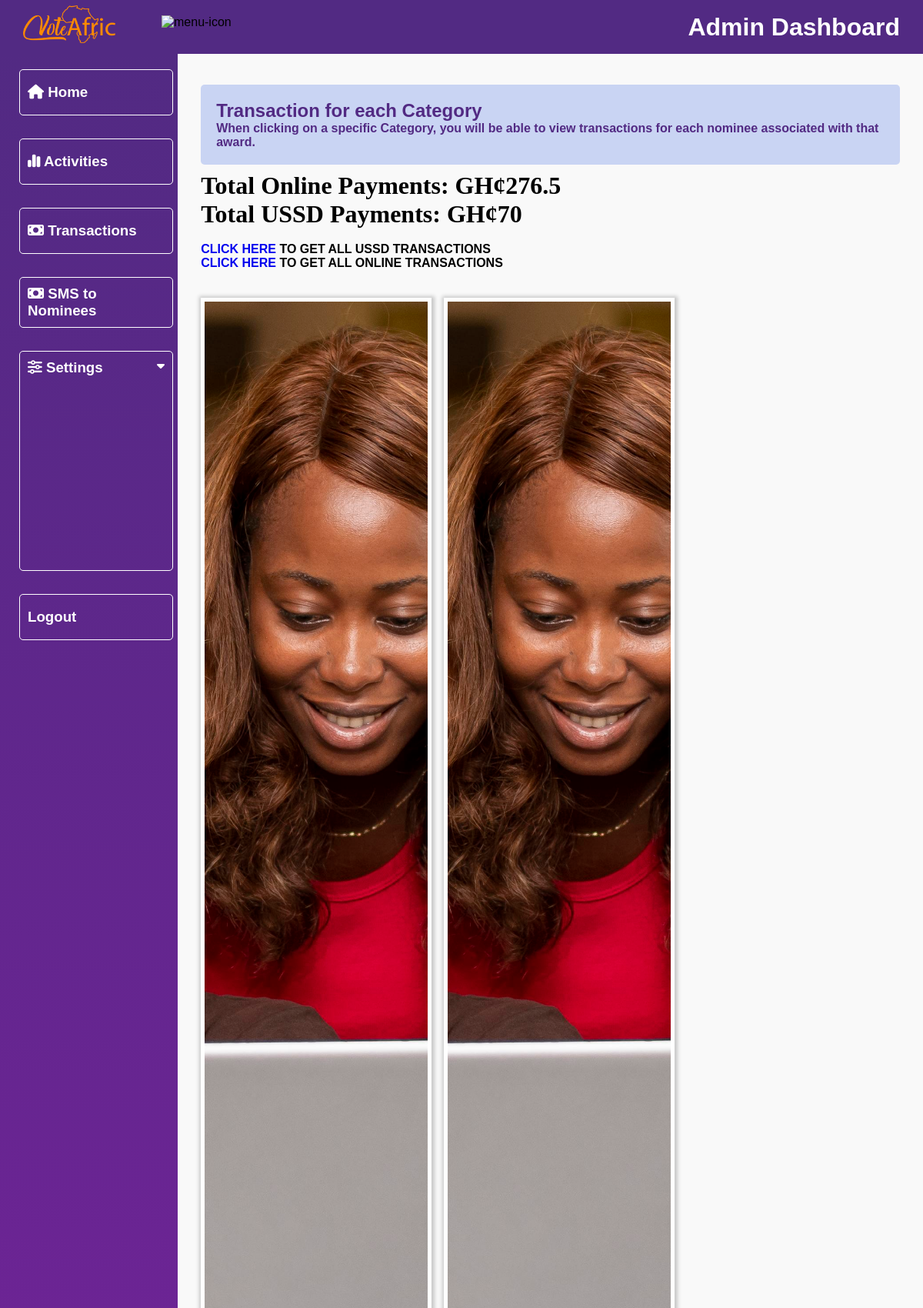
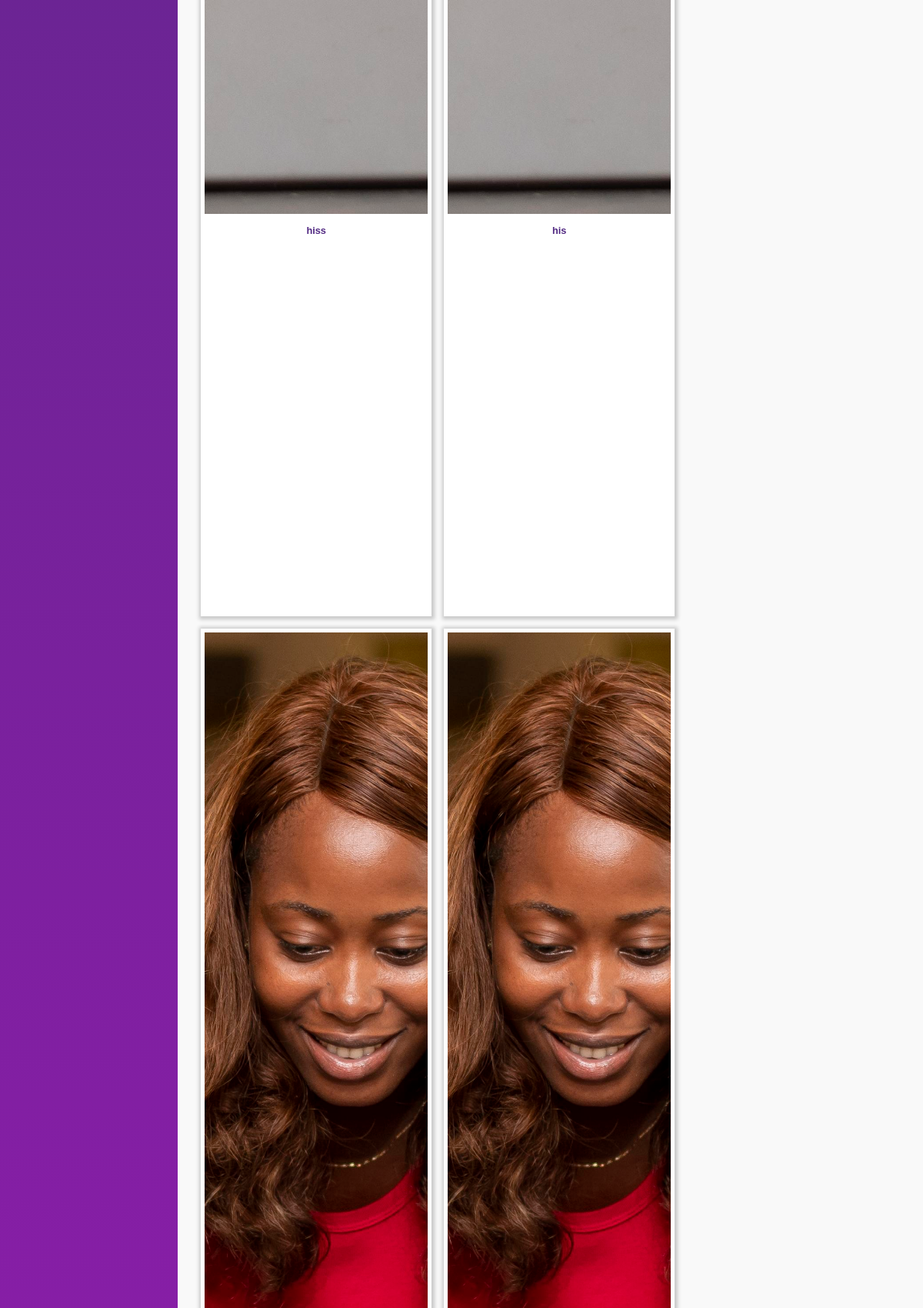
The page /dashboard/TransactionCat/ghana-wards/ (upper part) on the database its author committed (2 pictures, top to bottom).
### vote/models.py (models this page shows, shortened)
class SubCategory(models.Model):
    category = models.ForeignKey(Category, on_delete=models.CASCADE)
    content = models.CharField(max_length=100)
    slug = models.SlugField(unique=True)
    date = models.DateTimeField(timezone.now)
    class Meta:
        verbose_name_plural = "sub categories"
        ordering = ('-date',)

class Category(models.Model):
    award = models.CharField(max_length=100)
    title = models.CharField(max_length=100, null=True)
    image = models.ImageField(upload_to="category")
    slug = models.SlugField(unique=True)
    date_added = models.DateTimeField('date added', null=True)
    end_date = models.DateTimeField('end date', null=True)
    access_code = models.CharField(max_length=10, unique=True, null=True, blank=True)
    class Meta:
        verbose_name_plural = "categories"
        ordering = ('-date_added',)

### dashboard/views.py (the view)
# urls.py: path('TransactionCat/<slug:category_slug>/', views.TransactionCat, name='TransactionCat'),
def TransactionCat(request, category_slug):
    category = None
    award = SubCategory.objects.all()
    online_payments = Payment.objects.all()
    ussd_payments = PaymentTransaction.objects.all()
    if category_slug:
        category = get_object_or_404(Category, slug=category_slug)
        award = award.filter(category=category)
        online_payments = online_payments.filter(category=category, verified=True)
        ussd_payments = ussd_payments.filter(category=category, status='PAID')
        total_online_payments = online_payments.aggregate(Total=Sum('total_amount'))
        total_online_payments = total_online_payments['Total']
        total_ussd_payments = ussd_payments.aggregate(Total=Sum('amount'))
        total_ussd_payments = total_ussd_payments['Total']
    context = {
        'category': category,
        'award': award,
        'total_online_payments': total_online_payments,
        'total_ussd_payments': total_ussd_payments,
        'title': 'TransactionCat'
    }
    return render(request, 'dashboard/transactionCat.html', context)

### dashboard/templates/dashboard/transactionCat.html (shortened to what this page needs)
{% extends 'dashboard/base.html' %}
{% load static %}
{% block content %}
        <div class="main">
            <div class="transaction-main">
                <div class="heading">
                    <h2>Transaction for each Category</h2>
                    <p> When clicking on a specific Category, you will be able to view transactions for each
                        nominee associated with that award. </p>
                </div>
                <h1 style="font-family: 'Times New Roman', Times, serif;">Total Online Payments: GH¢{{ total_online_payments }}</h1>
                <h1 style="font-family: 'Times New Roman', Times, serif;">Total USSD Payments: GH¢{{ total_ussd_payments }}</h1>
                <br>
                <h4><a href="{% url 'ussd_transactions' category.id  %}">CLICK HERE</a> TO GET ALL USSD TRANSACTIONS</h4>
                <h4><a href="{% url 'online_transactions' category.id  %}">CLICK HERE</a> TO GET ALL ONLINE TRANSACTIONS</h4>
                <div class="transaction-for-awards">
                    {% for n in award %}
                    <a href="{% url 'transaction' n.slug %}">
                        <div class="awards-transaction-container">
                            <div class="awards-img">
                                <img src="{{ n.category.image.url }}" alt="geima">
                            </div>
                            <div class="awards-name">
                                <h2>{{ n.content }}</h2>
                            </div>
                        </div>
                    </a>
                    {% endfor %}
                </div>
            </div>
        </div>
    </div>
{% endblock %}

### vote/static/vote/admin.css (style rules this page uses)
* { margin: 0; padding: 0; box-sizing: border-box; font-family: "Poppins", sans-serif; list-style: none; text-decoration: none; }
:root { --background-color1: #fafaff; --background-color2: #ffffff; --background-color3: #ededed; --background-color4: #afc0f0a4; --primary-color: #4b49ac; --secondary-color: #0c007d; --Border-color: #3f0097; --one-use-color: #3f0097; --two-use-color: #5500cb; --red: #E31C25; --blue: #092347; --white: #fff; --blue: #011f4a; --voiletColor: #522a83; --orangeColor: #fb812b; --whiteColor: #fff; }
body { max-width: 100%; overflow-x: hidden; background-color: #f9f9f9; }
.heading { background-color: var(--background-color4); padding: 20px; border-radius: 5px; margin-bottom: 1%; color: var(--voiletColor); font-weight: 900; }
.main { height: calc(100vh - 70px); width: 100%; overflow-y: scroll; overflow-x: hidden; padding: 40px 30px 30px 30px; }
.ongoin-awards-container, .categories-container, .registered-awards-container, .registered-category, .transaction-for-awards { padding-top: 4%; display: flex; flex-wrap: wrap; gap: 1rem; }
.ongoin-awards-container h2, .categories-container h2, .list-of-nominees h2, .registered-awards-container h2, .registered-category h2, .transaction-for-awards h2 { font-size: 0.8rem; text-align: center; color: var(--voiletColor); padding: 10px; }
.awards-transaction-container { padding: 5px; width: 100%; max-width: 300px; box-shadow: 1px 1px 5px 3px rgba(0, 0, 0, 0.2); cursor: pointer; min-height: 40vh; background-color: var(--white); }
.awards-img img, .category img, .registered-awards img, .awards-transaction-container img { width: 100%; height: 30vh; object-fit: cover; }
:root { --primary: #4361ee; --secondary: #3f37c9; --success: #4cc9f0; --danger: #f72585; --warning: #ffc107; --light: #f8f9fa; --dark: #212529; }

### rows shown on the page
SubCategory: category.image (picture), content "hiss"
SubCategory: category.image (picture), content "his"
SubCategory: category.image (picture)
SubCategory: category.image (picture)

### other values the page prints
{{ total_online_payments }} "276.5"
{{ total_ussd_payments }} "70"
